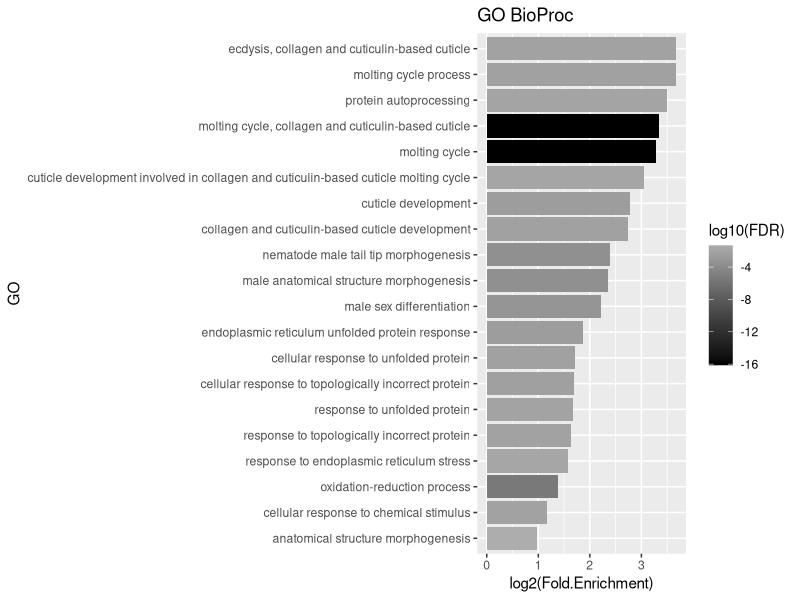
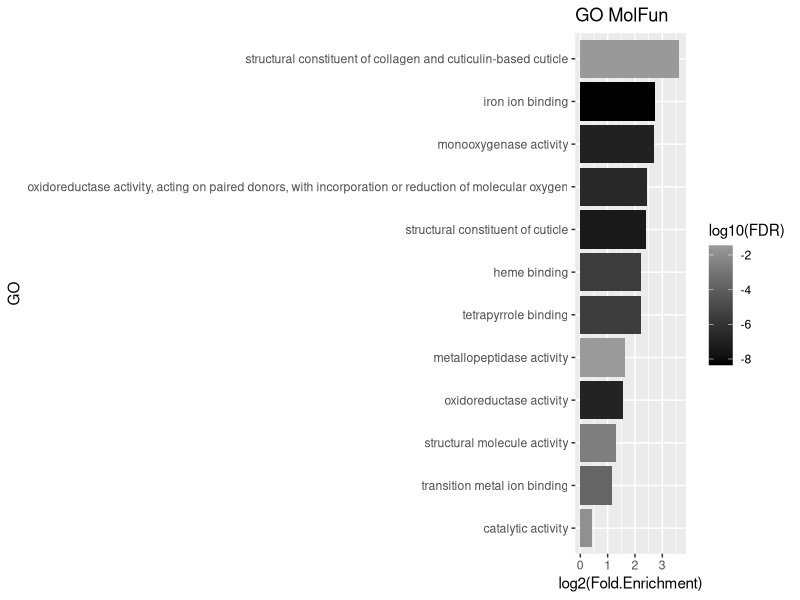

Here is the R script that generated these plots, in order:
writeLines(capture.output(date(),sessionInfo()), "GO_GRH-1degronHits_sessionInfo.txt")
library('ggplot2')

'
GO terms to barplot 

DESCRIPTION
-----------
This code allows the user to convert the FoldEnrichment and the FalseDiscoveryRate of the GO terms from PANTHER to a barplot
This script consists of the following steps: 
(1) load data
(2) set the order of the GO terms 
(3) make the barplot


REFERENCES
----------
GO term enrichment calculated using: http://www.pantherdb.org/

    
INPUT
-----
Data format: csv file with columns: GO, FoldEnr, Pval, FDR
settings: accessed on 27.10.2020, PANTHER Overrepresentation Test released 20200728
          analyzed list: 2020-10-26 DiffExpr_RNAseq1779.csv (623 genes mapped, 10 unmapped)
          reference list: C.elegans genome (19961 genes)
          test type: Fisher exact with FDR correction
          

OUTPUT
------
Results are stored as: barplot 
The output file has the following information: with every row one GO term, the x-axis=log2(FoldEnr), and the color=log10(FDR)


REQUIREMENTS
------------
ggplot2_3.3.2


"'
setwd("/tungstenfs/scratch/ggrossha/meeumilo/scripts/ggrosshans_grh-1_paper")
library(ggplot2)

#---load data---

GO_BP <- read.csv('Data/2020-10-27 GOterm_BiolProc.csv')
GO_BP <- GO_BP[GO_BP$Fold.Enrichment>1,]
GO_MF <- read.csv('Data/2020-10-27 GOterm_MolFun.csv')
GO_MF <- GO_MF[GO_MF$Fold.Enrichment>1,]

  # reverse the order of GO such that the order of the barplot labels goes from high to low FoldEnr
  GO_BP$GO <- factor(GO_BP$GO, levels = rev(GO_BP$GO)) 
  GO_MF$GO <- factor(GO_MF$GO, levels = rev(GO_MF$GO)) 

#---make barplots---
  
  # Determine the ranges of the color scheme and the x-axis
  lim_y <- c(0,max(log2(range(c(GO_BP$Fold.Enrichment,GO_MF$Fold.Enrichment))))) #y-axis will become x-axis by coord_flip()

  # Make barplot with individual color scheme
  p1<-ggplot(data=GO_BP, aes(x=GO, y=log2(Fold.Enrichment), fill=log10(FDR))) +
    geom_bar(stat="identity") + labs(title='GO BioProc') + scale_fill_gradient2(low="black", mid="grey", high="white")
  p1 + coord_flip() + scale_y_continuous(limits=lim_y) 
  
  p2<-ggplot(data=GO_MF, aes(x=GO, y=log2(Fold.Enrichment), fill=log10(FDR))) +
    geom_bar(stat="identity") + labs(title='GO MolFun')  + scale_fill_gradient2(low="black", mid="grey", high="white")  
  p2 + coord_flip() + scale_y_continuous(limits=lim_y) 



